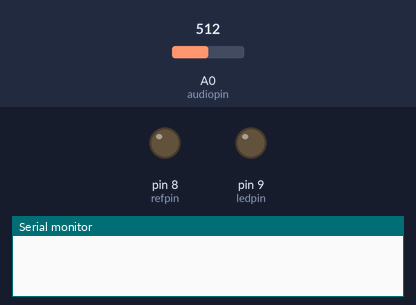
A sketch run on a simulated Arduino Uno, built with avr-gcc and run on an emulated ATmega328P. Shown: output pins drawn as LEDs (lit = HIGH), the last lines printed to the serial monitor. The test bench sets the inputs (shaded band); at power-on: A0 (audiopin) = 512.

Above: at 1.2 s.
1.3 s: A0 (audiopin) set to 987
2.8 s: A0 (audiopin) set to 1016
At 3.6 s:
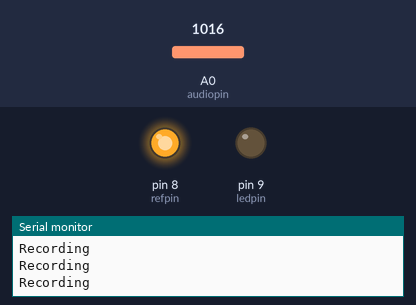
At 7.99 s:
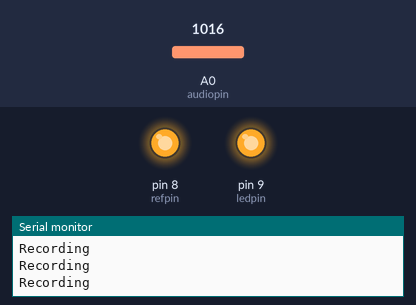
Timing chart, 0 to 9.6 s (numbered marks = the images above; inputs shaded):
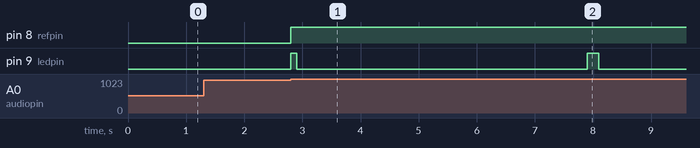

Measured:
- the behaviour switches between 1000 and 1001 on A0 (audiopin) (found by bisection; images 0 and 1)
- after the input at 1.3 s, every drawn part: stays the same
- after the input at 2.8 s, pin 8 (refpin): LOW → HIGH at once; pin 9 (ledpin): LOW → HIGH at once, → LOW 0.10 s later, → HIGH 5.0 s later, → LOW 0.20 s later

The sketch:

IOApparat_nushin.ino
```cpp
int audiopin = A0;
int ledpin = 9;
int refpin = 8;
void setup(){
pinMode(ledpin,OUTPUT);
pinMode(refpin,OUTPUT);
Serial.begin(9600);
}

void loop(){
  int audiovalue = analogRead(audiopin);
  if(audiovalue > 1000){
    digitalWrite(refpin,HIGH);
    record();
    digitalWrite(refpin,LOW);
  }
}

void record(){
  digitalWrite(ledpin,HIGH);
    delay(100);
  digitalWrite(ledpin,LOW);

  Serial.println("Turned Recording on");

   unsigned long time = millis()+5000;
//    digitalWrite(LED, HIGH);
    while(millis() < time){
//  for(int i = 0;i < 1000;i++){
  Serial.println("Recording");
  }
  digitalWrite(ledpin,HIGH);
    delay(100);

  digitalWrite(ledpin,LOW);

  Serial.println("Turned Recording off");
}
```
